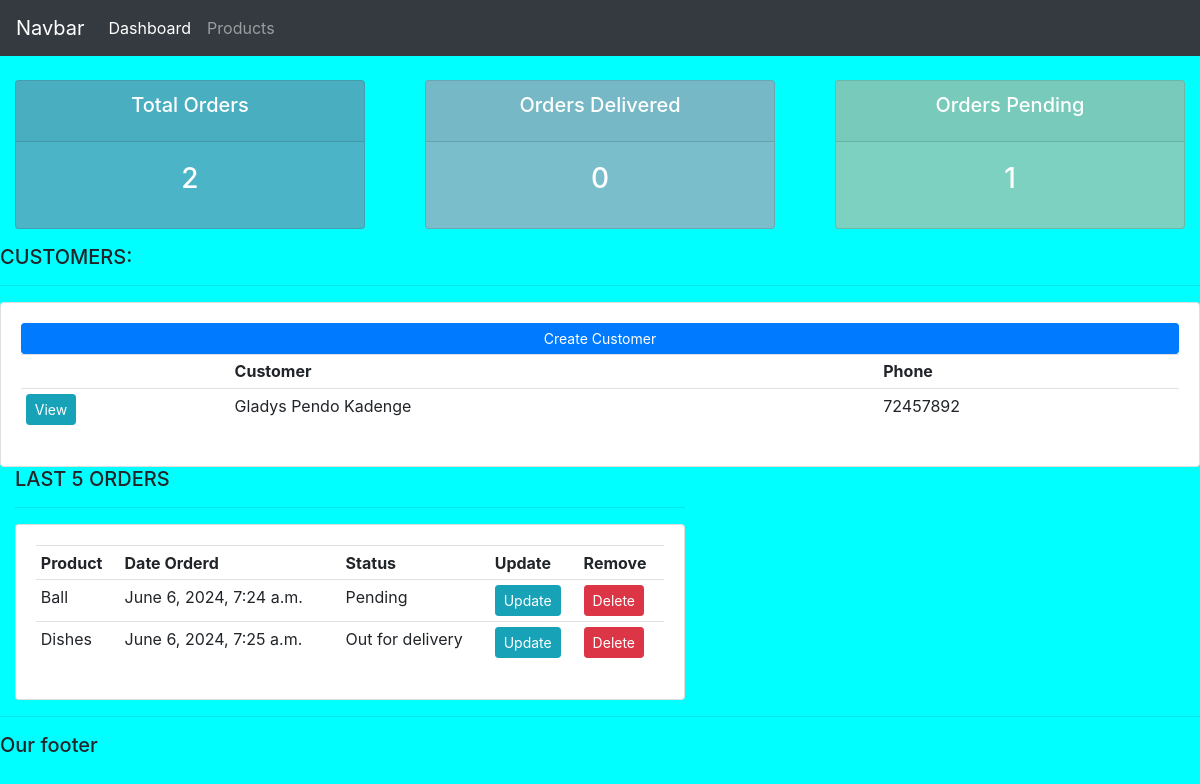
The app's page /, older data.
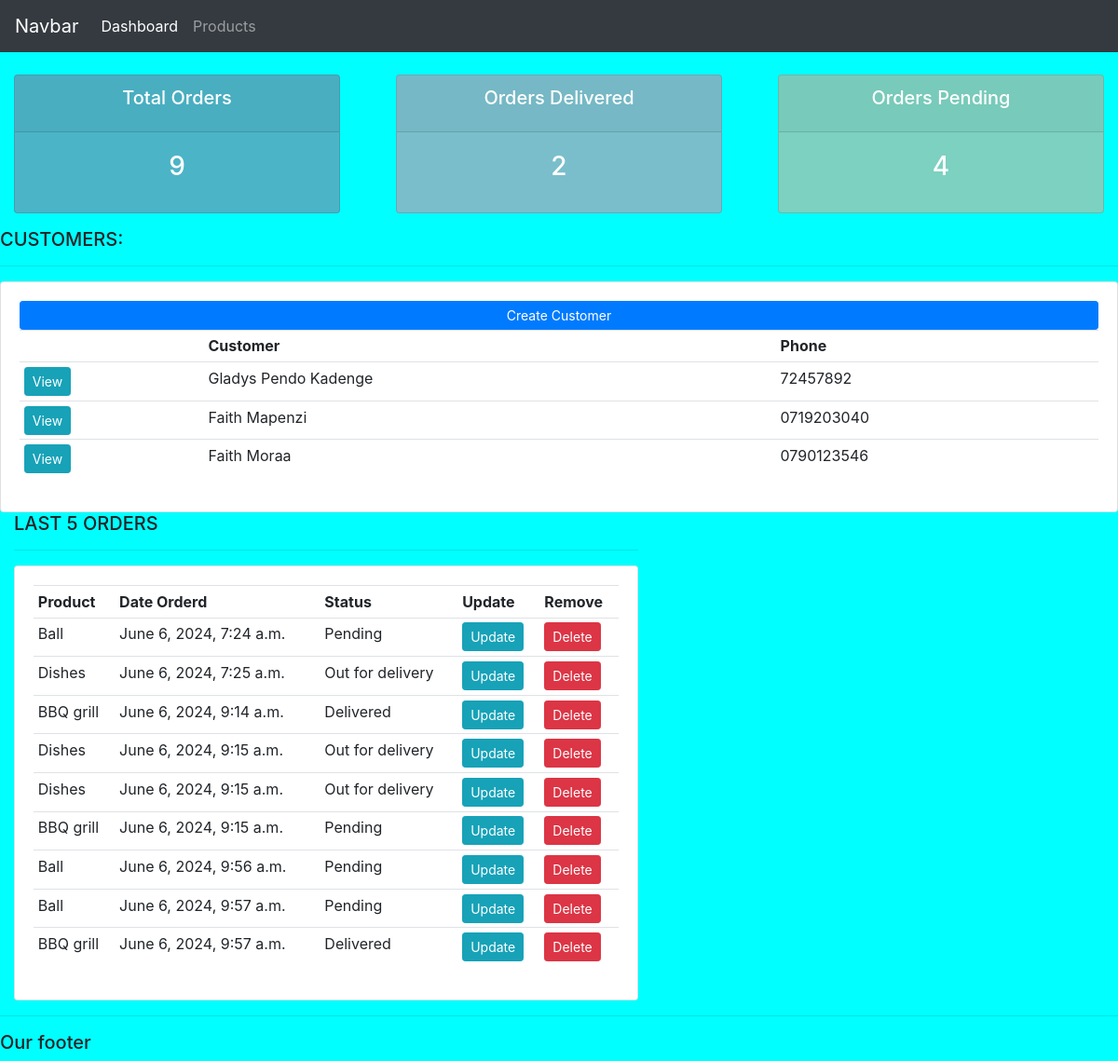
The same page, newer data.
### accounts/models.py (models this page shows, shortened)
class Customer(models.Model):
	name = models.CharField(max_length=200, null=True)
	phone = models.CharField(max_length=200, null=True)
	email = models.CharField(max_length=200, null=True)
	date_created = models.DateTimeField(auto_now_add=True, null=True)

class Order(models.Model):
	STATUS = (
			('Pending', 'Pending'),
			('Out for delivery', 'Out for delivery'),
			('Delivered', 'Delivered'),
			)
	customer = models.ForeignKey(Customer, null=True, on_delete= models.SET_NULL)
	product = models.ForeignKey(Product, null=True, on_delete= models.SET_NULL)
	date_created = models.DateTimeField(auto_now_add=True, null=True)
	status = models.CharField(max_length=200, null=True, choices=STATUS)
	note = models.CharField(max_length=100, null=True)

class Product(models.Model):
	CATEGORY = (
			('Indoor', 'Indoor'),
			('Out Door', 'Out Door'),
			)
	name = models.CharField(max_length=200, null=True)
	price = models.FloatField(null=True)
	category = models.CharField(max_length=200, null=True, choices=CATEGORY)
	description = models.CharField(max_length=200, null=True, blank=True)
	date_created = models.DateTimeField(auto_now_add=True, null=True)
	tags = models.ManyToManyField(Tag)
	def __str__(self):
		return self.name

### accounts/views.py (the view)
# urls.py: path('', views.home, name = 'home'),
def home(request):
    customers = Customer.objects.all()
    products = Product.objects.all()
    orders = Order.objects.all()
    total_customers = customers.count()
    total_orders = orders.count()
    delivered = orders.filter(status = 'Delivered').count()
    pending = orders.filter(status='Pending').count()
    context = {'customers': customers, 'products': products, 'orders': orders, 'total_customers':total_customers, 'total_orders':total_orders, 'delivered':delivered, 'pending':pending}
    return render(request, 'accounts/dashboard.html',context)

### accounts/templates/accounts/dashboard.html (shortened to what this page needs)
{% extends 'accounts/main.html' %}
{% block content %}
{%  include 'accounts/status.html' %}
<h5>CUSTOMERS:</h5>
<hr>
<div class="card card-body">
    <a class="btn btn-primary  btn-sm btn-block" href="{% url 'createcustomer' %}">Create Customer</a>
    <table class="table table-sm">
        <tr>
            <th>    </th>
            <th>Customer</th>
            <th>Phone</th>
        </tr>
        {% for customer in customers %}
					<tr>
						<td><a class="btn btn-sm btn-info" href="{% url 'customer' customer.id %}">View</a></td>
						<td>{{customer.name}}</td>
						<td>{{customer.phone}}</td>
					</tr>
				{% endfor %}
    </table>
</div>
<div class="col-md-7">
<h5>LAST 5 ORDERS</h5>
<hr>
<div class="card card-body">
    <table class="table table-sm">
        <tr>
            <th>Product</th>
            <th>Date Orderd</th>
            <th>Status</th>
            <th>Update</th>
            <th>Remove</th>
        </tr>
        {% for order in orders %}
					<tr>
						<td>{{order.product}}</td>
						<td>{{order.date_created}}</td>
						<td>{{order.status}}</td>
						<td><a class="btn btn-sm btn-info" href="{% url 'update_order' order.id %}">Update</a></td>
						<td><a class="btn btn-sm btn-danger" href="{% url 'delete_order' order.id %}">Delete</a></td>
					</tr>
				{% endfor %}
    </table>
</div>
</div>
{% endblock %}

Row changes from the older to the newer data that the page shows:
added Customer: name "Faith Mapenzi", phone "0719203040"
added Customer: name "Faith Moraa", phone "0790123546"
added Order: product "BBQ grill", date_created "June 6, 2024, 9:14 a.m.", status "Delivered"
added Order: product "Dishes", date_created "June 6, 2024, 9:15 a.m.", status "Out for delivery"
added Order: product "Dishes", date_created "June 6, 2024, 9:15 a.m.", status "Out for delivery"
added Order: product "BBQ grill", date_created "June 6, 2024, 9:15 a.m.", status "Pending"
added Order: product "Ball", date_created "June 6, 2024, 9:56 a.m.", status "Pending"
added Order: product "Ball", date_created "June 6, 2024, 9:57 a.m.", status "Pending"
added Order: product "BBQ grill", date_created "June 6, 2024, 9:57 a.m.", status "Delivered"
Text that changed along with them:
{{ total_orders }}: "2" → "9"
{{ delivered }}: "0" → "2"
{{ pending }}: "1" → "4"
